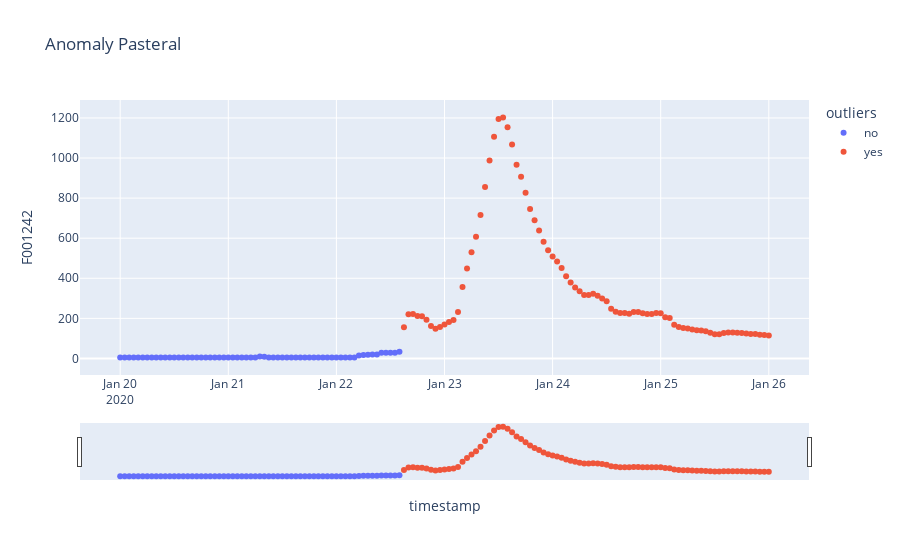

Here is the notebook cell this chart was saved with:
### Code cell
pasteral = pasteral.loc[(pasteral['timestamp'] >= start_date) &  (pasteral['timestamp'] <= end_date)]
fig = px.scatter(pasteral, x='timestamp', y='F001242', color='outliers',title='Anomaly Pasteral')
fig.update_xaxes(
    rangeslider_visible=True,
)

fig.show()
